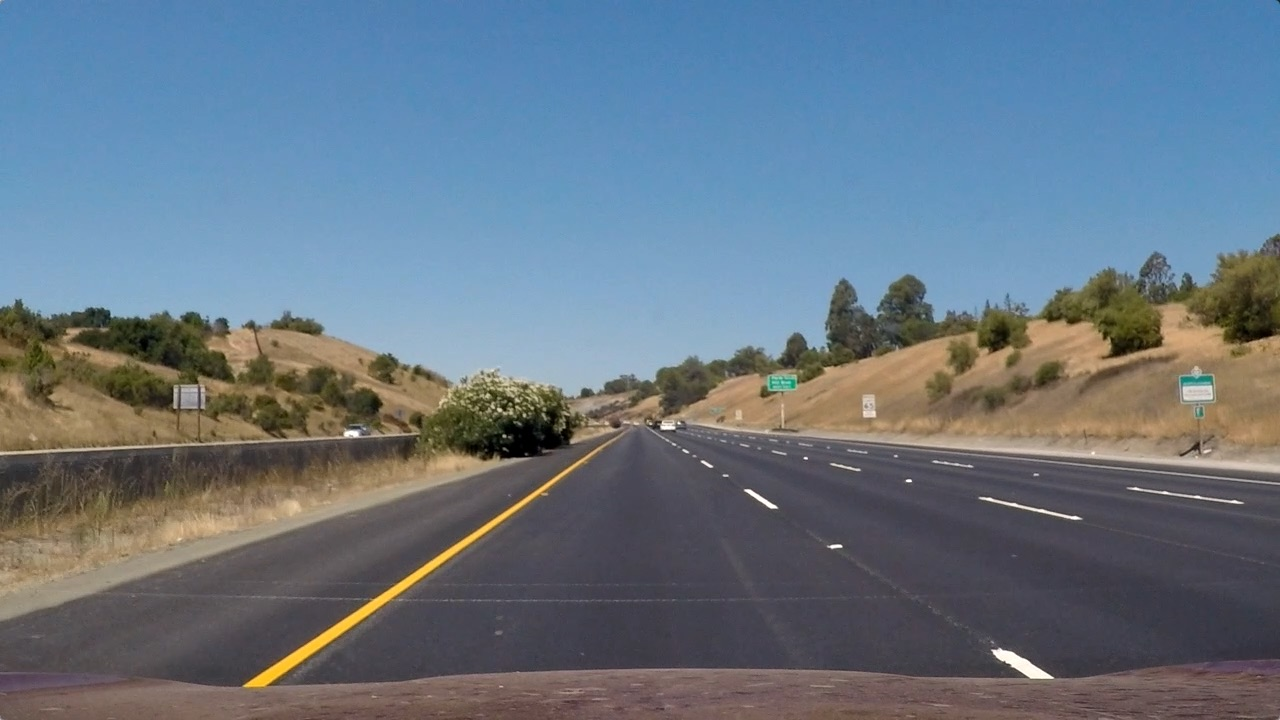
#> input picture test_images/straight_lines1.jpg, 1280 x 720 px; its folder holds only this picture in this run
$ python Project2_2.py   (older library calls are emulated)
#> lines starting #> are read from the running program, lines starting #| are printed output that depends on the picture; after the words box and inside, x2 and y2 are one past the last pixel; in counts of white or black regions, pixels touching at a corner belong together
'''
Created on Jan 20, 2019

@author: SG0301464
'''

import cv2
import numpy as np
import glob
import matplotlib.pyplot as plt


def showImages(images, cmap=None):
    for i in range(len(images)):
        for j in range(len(images[i])):
            f, ax = plt.subplots(2,3)
            f.set_facecolor('white')
            ax[0, 0].imshow(images[i][j])
            ax[0, 0].set_title('input_frame')
            ax[0, 0].set_axis_off()
            j = j + 1
            ax[0, 1].imshow(images[i][j], cmap='gray')
            ax[0, 1].set_title('white mask')
            ax[0, 1].set_axis_off()
            j = j + 1
            ax[0, 2].imshow(images[i][j], cmap='gray')
            ax[0, 2].set_title('yellow mask')
            ax[0, 2].set_axis_off()
            j = j + 1
            ax[1, 0].imshow(images[i][j], cmap='gray')
            ax[1, 0].set_title('sobel mask')
            ax[1, 0].set_axis_off()
            j = j + 1
            ax[1, 1].imshow(images[i][j], cmap='gray')
            ax[1, 1].set_title('before closure')
            ax[1, 1].set_axis_off()
            j = j + 1
            ax[1, 2].imshow(images[i][j], cmap='gray')
            ax[1, 2].set_title('after closure')
            ax[1, 2].set_axis_off()
            break
        plt.show()


def thresholdHSV(frame, min_values, max_values):
    """
    Threshold a color frame in HSV space
    """
    HSV = cv2.cvtColor(frame, cv2.COLOR_RGB2HLS)

    min_th_ok = np.all(HSV > min_values, axis=2)
    max_th_ok = np.all(HSV < max_values, axis=2)

    out = np.logical_and(min_th_ok, max_th_ok)
    return out


def thresholdSobel(frame, kernel_size):
    """
    Apply Sobel edge detection to an input frame, then threshold the result
    """
    gray = cv2.cvtColor(frame, cv2.COLOR_BGR2GRAY)

    sobel_x = cv2.Sobel(gray, cv2.CV_64F, 1, 0, ksize=kernel_size)
    sobel_y = cv2.Sobel(gray, cv2.CV_64F, 0, 1, ksize=kernel_size)

    sobel_mag = np.sqrt(sobel_x ** 2 + sobel_y ** 2)
    sobel_mag = np.uint8(sobel_mag / np.max(sobel_mag) * 255)

    _, sobel_mag = cv2.threshold(sobel_mag, 50, 1, cv2.THRESH_BINARY)

    return sobel_mag.astype(bool)


def getBinaryFromGrayscale(frame):
    """
    Apply histogram equalization to an input frame, threshold it and return the (binary) result.
    """
    gray = cv2.cvtColor(frame, cv2.COLOR_BGR2GRAY)

    eq_global = cv2.equalizeHist(gray)

    _, th = cv2.threshold(eq_global, thresh=250, maxval=255, type=cv2.THRESH_BINARY)

    return th


def binaryImage(img):
    """
    Convert an input frame to a binary image which highlight as most as possible the lane-lines.

    :param img: input color frame
    :param verbose: if True, show intermediate results
    :return: binarized frame
    """
    yellow_HSV_th_min = np.array([0, 70, 70])
    yellow_HSV_th_max = np.array([50, 255, 255])

    binary_Images = []
    h, w = img.shape[:2]
    binary_Images.append(cv2.cvtColor(img, cv2.COLOR_BGR2RGB))

    binary = np.zeros(shape=(h, w), dtype=np.uint8)

    # highlight yellow lines by threshold in HSV color space
    HSV_yellow_mask = thresholdHSV(img, yellow_HSV_th_min, yellow_HSV_th_max)
    binary = np.logical_or(binary, HSV_yellow_mask)

    # highlight white lines by thresholding the equalized frame
    eq_white_mask = getBinaryFromGrayscale(img)
    binary_Images.append(eq_white_mask)
    binary = np.logical_or(binary, eq_white_mask)
    binary_Images.append(HSV_yellow_mask)

    # get Sobel binary mask (thresholded gradients)
    sobel_mask = thresholdSobel(img, kernel_size=9)
    binary_Images.append(sobel_mask)
    binary = np.logical_or(binary, sobel_mask)
    binary_Images.append(binary)

    # apply a light morphology to "fill the gaps" in the binary image
    kernel = np.ones((5, 5), np.uint8)
    closing = cv2.morphologyEx(binary.astype(np.uint8), cv2.MORPH_CLOSE, kernel)
    binary_Images.append(closing)

    return binary_Images,closing

if __name__ == '__main__':
    final_images = []
    test_images = glob.glob('test_images/*.jpg')
    for test_image in test_images:
        img = cv2.imread(test_image)
#> img is the input picture: shape (720, 1280, 3); mean B, G, R 131.2, 117.7, 103.2
        final_images.append(binaryImage(img=img))
#> in thresholdHSV, `min_th_ok = np.all(HSV > min_values, axis=2)`:
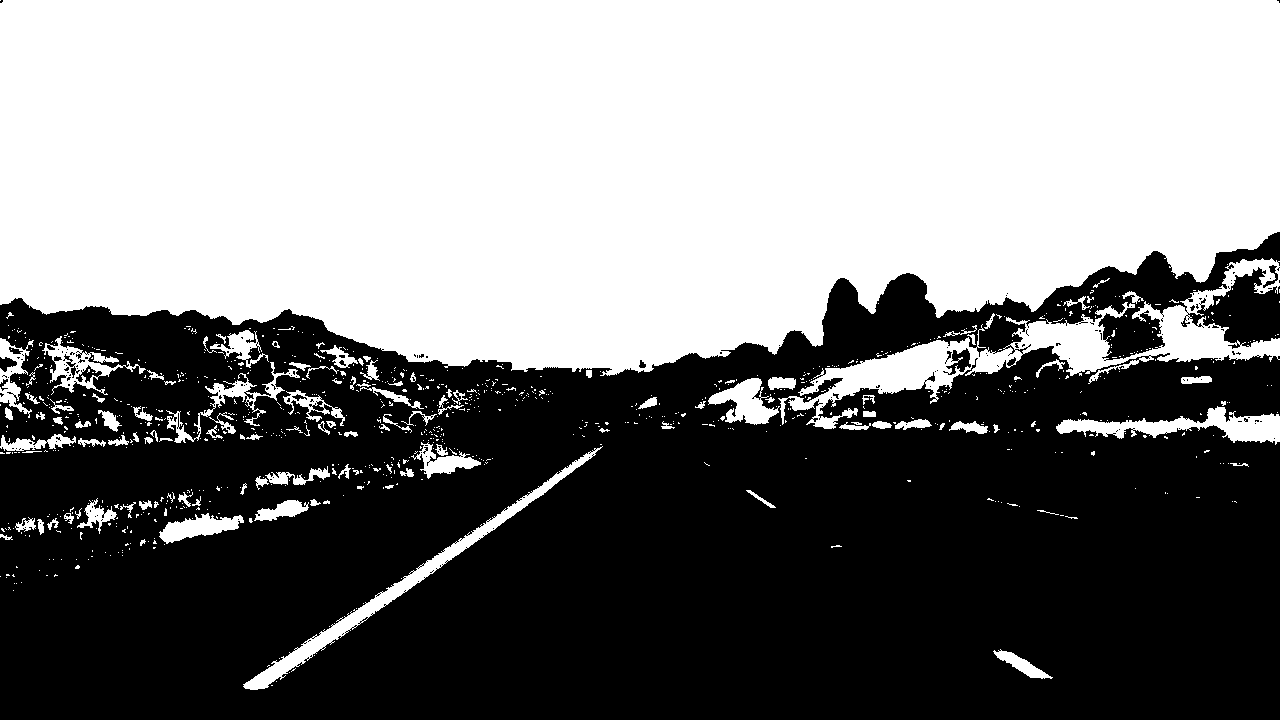
#> min_th_ok: shape (720, 1280) bool; 49.3% white; 906 white regions (788 under 20 px), largest, box (x1, y1, x2, y2) and area: (0, 0, 1280, 376) 408409, (778, 258, 1280, 429) 16213, (243, 446, 603, 690) 4827
#> in getBinaryFromGrayscale, `eq_global = cv2.equalizeHist(gray)`:
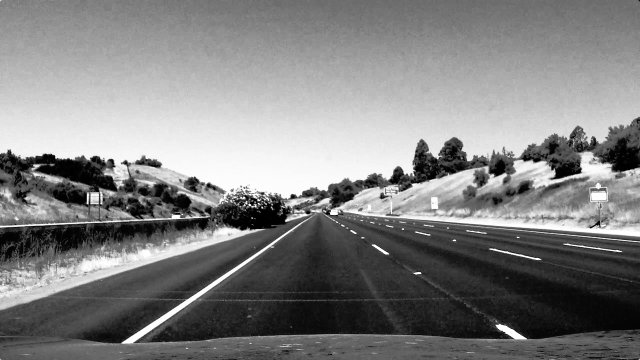
#> eq_global: shape (720, 1280) (shown at 1/2 size); min 0, max 255, mean 128.6
#> in thresholdSobel, `sobel_y = cv2.Sobel(gray, cv2.CV_64F, 0, 1, ksize=kernel_size)`:
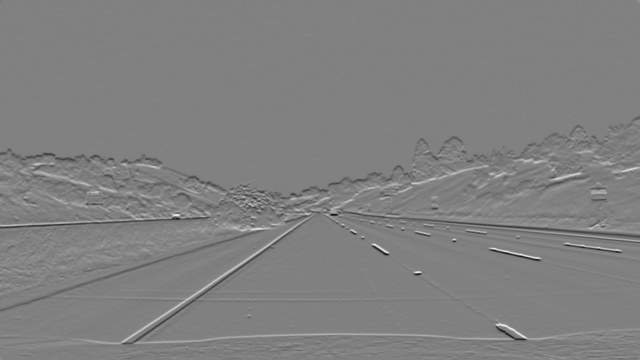
#> sobel_y: shape (720, 1280) float64 (shown at 1/2 size); min -1581900, max 1548409, mean -1112.9; drawn with min black and max white
#> in binaryImage, `closing = cv2.morphologyEx(binary.astype(np.uint8), cv2.MORPH_CLOSE, k..`:
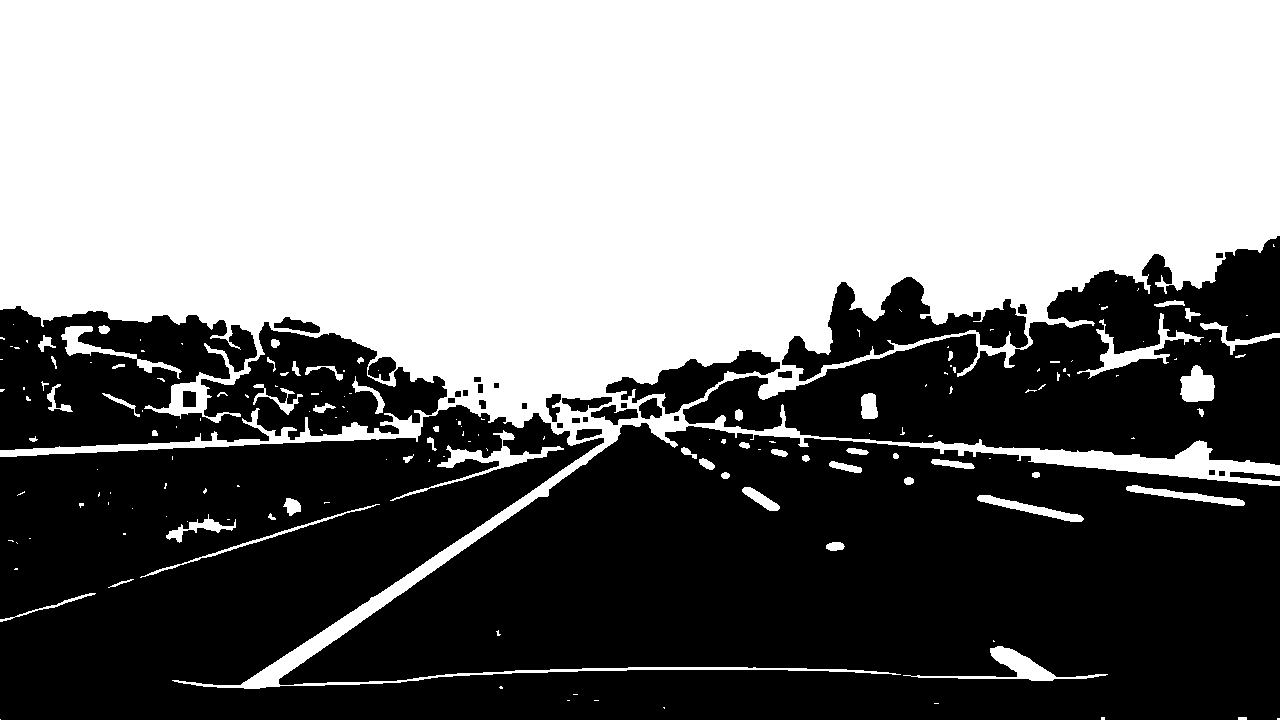
#> closing: shape (720, 1280); values 0 (black) and 1 (white), 50.5% white; 32 black regions, largest, box (x1, y1, x2, y2) and area: (0, 405, 1280, 720) 334171, (683, 236, 1280, 465) 64476, (0, 306, 447, 450) 40613
#> the loop in showImages, `for i in range(len(images)):` made 1 pass
#> after the loop in showImages, `for i in range(len(images)):`: j = 0

#> (the run stopped early here; a loop or call above may not have finished)

$ run again, on test_images/test3.jpg
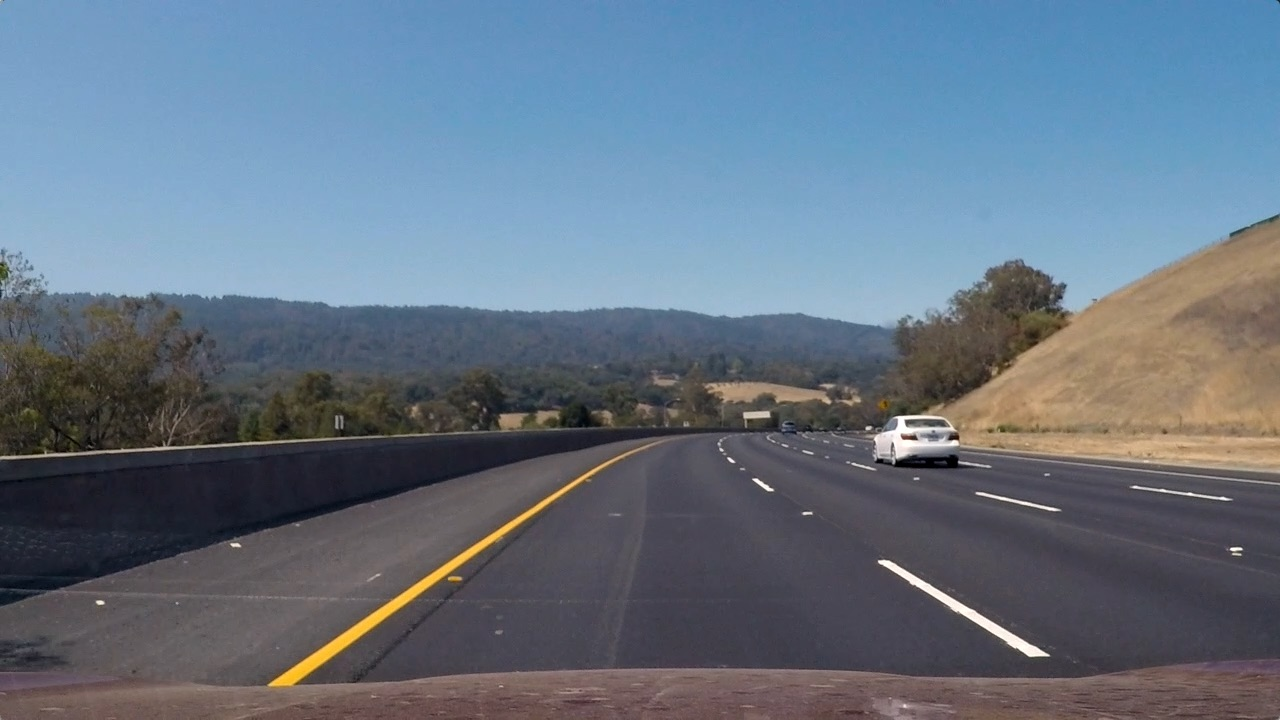
#> input picture test_images/test3.jpg, 1280 x 720 px
#> img is the input picture: shape (720, 1280, 3); mean B, G, R 130.7, 115.3, 101.1
#> HSV: shape (720, 1280, 3); mean of channels 0, 1, 2 69.5, 115.7, 62.1
#> in thresholdHSV, `min_th_ok = np.all(HSV > min_values, axis=2)`:
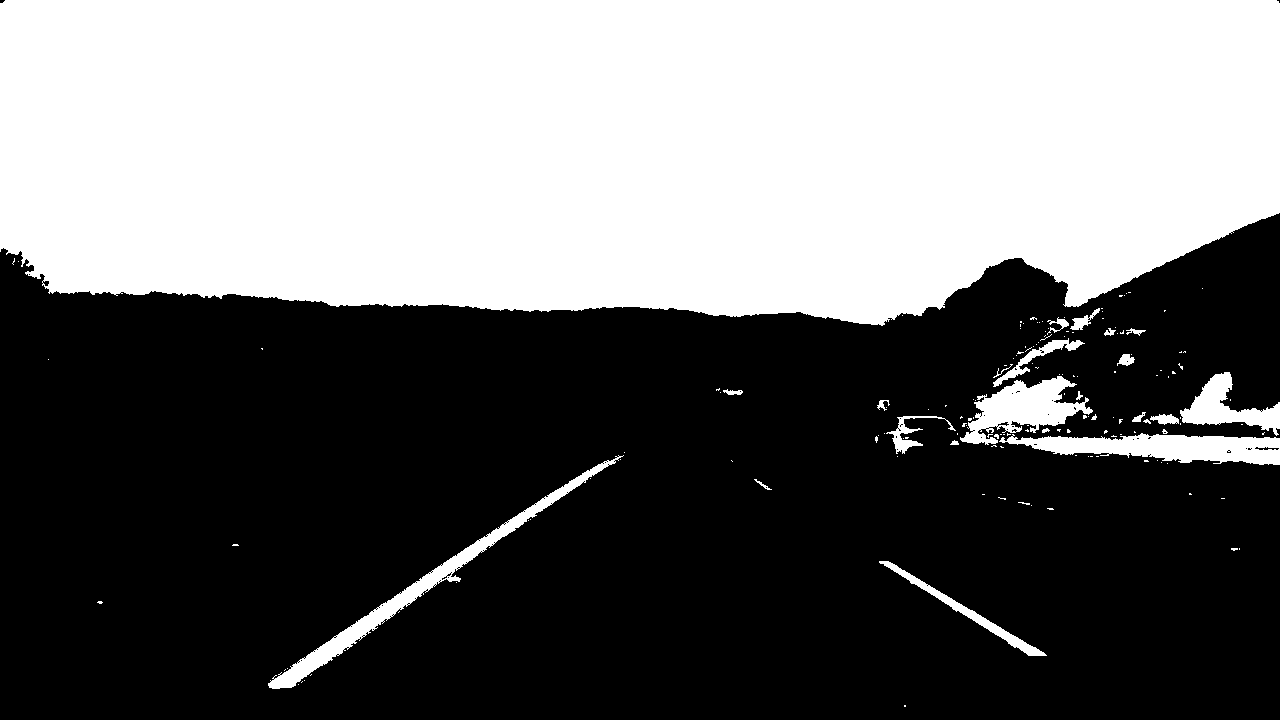
#> min_th_ok: shape (720, 1280) bool; 43.2% white; 160 white regions (136 under 20 px), largest, box (x1, y1, x2, y2) and area: (0, 0, 1280, 326) 376310, (999, 433, 1280, 465) 5351, (268, 455, 624, 689) 5274
#> max_th_ok: shape (720, 1280) bool; 54.5% white; 102 black regions (74 under 20 px), largest, box (x1, y1, x2, y2) and area: (0, 218, 1280, 720) 368486, (0, 301, 580, 466) 45115, (160, 463, 224, 508) 1017
#> out: shape (720, 1280) bool; 40.8% white; 5 white regions (4 under 20 px), largest, box (x1, y1, x2, y2) and area: (0, 0, 1280, 326) 376310
#> th: shape (720, 1280); 2.4% white; 285 white regions (262 under 20 px), largest, box (x1, y1, x2, y2) and area: (48, 267, 948, 325) 12890, (269, 461, 612, 686) 2862, (874, 415, 959, 458) 1646
#> in binaryImage, `closing = cv2.morphologyEx(binary.astype(np.uint8), cv2.MORPH_CLOSE, k..`:
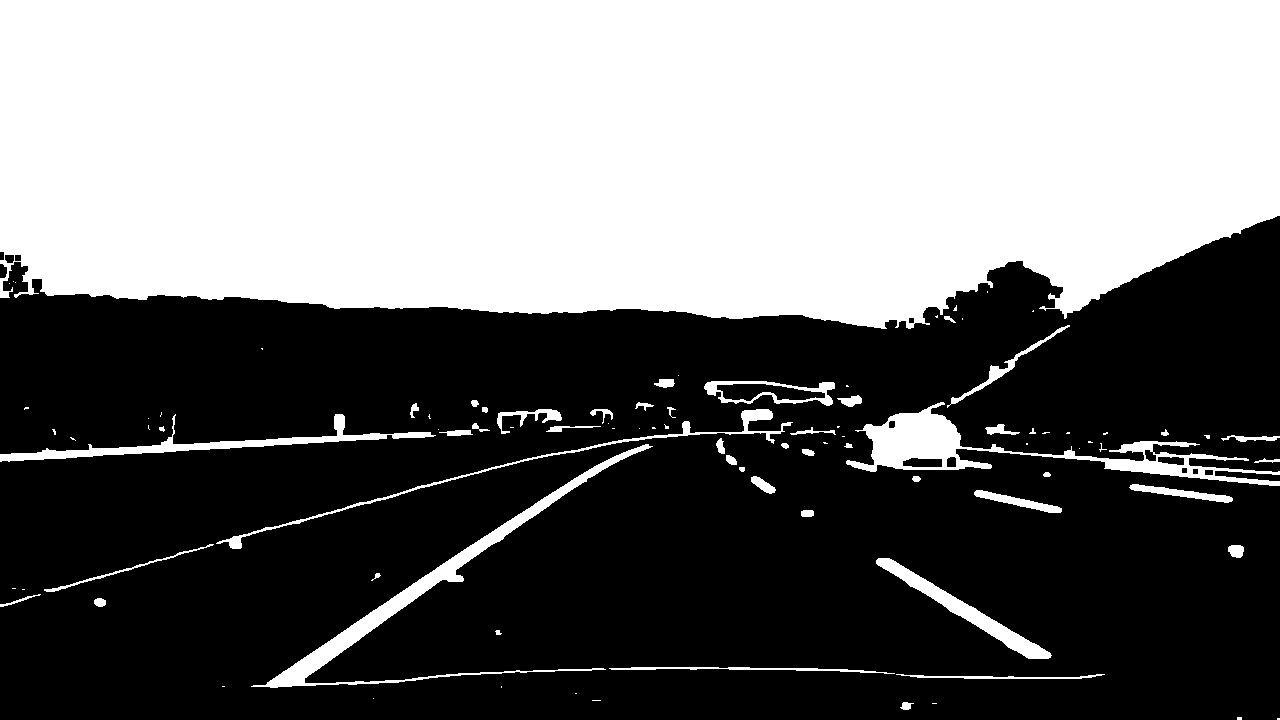
#> closing: shape (720, 1280); values 0 (black) and 1 (white), 44.6% white; 95 white regions (46 under 20 px), largest, box (x1, y1, x2, y2) and area: (0, 0, 1280, 329) 380483, (846, 402, 1280, 486) 7765, (251, 444, 653, 688) 6364
#> the loop in showImages, `for i in range(len(images)):` made 1 pass
#> after the loop in showImages, `for i in range(len(images)):`: j = 0
